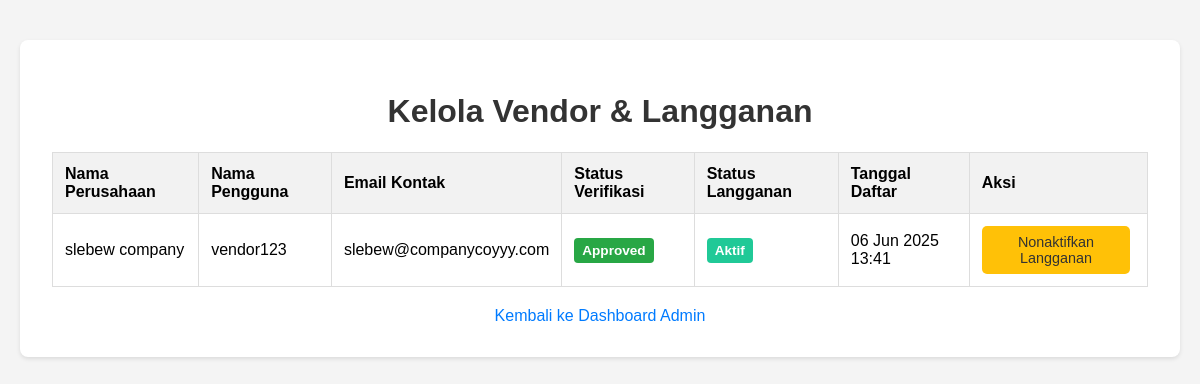
The page /admin_vendor_verification.php (signed in) on the database its author committed.
### tables this page shows
CREATE TABLE `vendor_profiles` (
  `id` int(11) NOT NULL,
  `user_id` int(11) NOT NULL,
  `company_name` varchar(255) NOT NULL,
  `description` text DEFAULT NULL,
  `address` text NOT NULL,
  `social_media` varchar(255) DEFAULT NULL,
  `whatsapp` varchar(20) DEFAULT NULL,
  `contact_email` varchar(255) DEFAULT NULL,
  `is_subscribed` tinyint(1) DEFAULT 0,
  `services` text NOT NULL,
  `status` enum('pending','approved','rejected') DEFAULT 'pending',
  `admin_notes` text DEFAULT NULL,
  `created_at` timestamp NOT NULL DEFAULT current_timestamp(),
  `updated_at` timestamp NOT NULL DEFAULT current_timestamp() ON UPDATE current_timestamp()
);

CREATE TABLE `users` (
  `id` int(11) NOT NULL,
  `username` varchar(50) NOT NULL,
  `email` varchar(100) NOT NULL,
  `password` varchar(255) NOT NULL,
  `role` enum('user','admin','vendor') NOT NULL DEFAULT 'user',
  `status` varchar(50) DEFAULT 'active',
  `created_at` datetime DEFAULT current_timestamp(),
  `last_login` datetime DEFAULT NULL,
  `total_dana_terkumpul` decimal(15,2) DEFAULT 0.00
);

### admin_vendor_verification.php (the view, shortened to what this page needs)
<?php
$database = new Database();
$pdo = $database->getConnection();
$stmt = $pdo->prepare("
    SELECT vp.*, u.username
    FROM vendor_profiles vp
    JOIN users u ON vp.user_id = u.id
    ORDER BY vp.created_at DESC
");
$stmt->execute();
$vendor_profiles = $stmt->fetchAll(PDO::FETCH_ASSOC);
?>
<!DOCTYPE html>
<html lang="id">
<head>
</head>
<body>
    <div class="container">
        <h1>Kelola Vendor & Langganan</h1>
        <table>
            <thead>
                <tr>
                    <th>Nama Perusahaan</th>
                    <th>Nama Pengguna</th>
                    <th>Email Kontak</th>
                    <th>Status Verifikasi</th>
                    <th>Status Langganan</th>
                    <th>Tanggal Daftar</th>
                    <th>Aksi</th>
                </tr>
            </thead>
            <tbody>
                <?php if (count($vendor_profiles) > 0): ?>
                    <?php foreach ($vendor_profiles as $vendor): ?>
                        <tr>
                            <td><?php echo htmlspecialchars($vendor['company_name']); ?></td>
                            <td><?php echo htmlspecialchars($vendor['username']); ?></td>
                            <td><?php echo htmlspecialchars($vendor['contact_email']); ?></td>
                            <td>
                                <span class="status-badge <?php echo htmlspecialchars($vendor['status']); ?>">
                                    <?php echo ucfirst(htmlspecialchars($vendor['status'])); ?>
                                </span>
                            </td>
                            <td>
                                <span class="status-badge <?php echo $vendor['is_subscribed'] ? 'subscribed' : 'not-subscribed'; ?>">
                                    <?php echo $vendor['is_subscribed'] ? 'Aktif' : 'Tidak Aktif'; ?>
                                </span>
                            </td>
                            <td><?php echo date('d M Y H:i', strtotime($vendor['created_at'])); ?></td>
                            <td class="actions">
                                <?php if ($vendor['is_subscribed']): ?>
                                    <form method="POST" style="display:inline-block;">
                                        <button type="submit" class="deactivate">Nonaktifkan Langganan</button>
                                    </form>
                                <?php endif; ?>
                            </td>
                        </tr>
                    <?php endforeach; ?>
                <?php else: ?>
                    <tr>
                        <td colspan="7">Tidak ada profil vendor yang ditemukan.</td>
                    </tr>
                <?php endif; ?>
            </tbody>
        </table>
        <a href="admin_dashboard.php" class="back-link">Kembali ke Dashboard Admin</a>
    </div>
</body>
</html>

### admin_vendor_verification.php (style rules this page uses)
body { font-family: Arial, sans-serif; margin: 0; padding: 20px; background-color: #f4f4f4; }
.container { max-width: 1200px; margin: 20px auto; background: white; padding: 2rem; border-radius: 8px; box-shadow: 0 2px 4px rgba(0,0,0,0.1); }
h1 { text-align: center; color: #333; }
table { width: 100%; border-collapse: collapse; margin-top: 20px; }
th, td { padding: 12px; border: 1px solid #ddd; text-align: left; }
th { background-color: #f2f2f2; }
.actions button, .actions a { padding: 8px 12px; border: none; border-radius: 5px; cursor: pointer; text-decoration: none; color: white; font-size: 0.9em; margin-right: 5px; }
.actions .deactivate { background-color: #ffc107; color: #333; }
.status-badge { padding: 5px 8px; border-radius: 4px; font-size: 0.85em; font-weight: bold; }
.status-badge.approved { background-color: #28a745; color: white; }
.status-badge.subscribed { background-color: #20c997; color: white; }
.back-link { display: block; margin-top: 20px; text-align: center; text-decoration: none; color: #007bff; }

### rows shown on the page
vendor_profiles: company_name "slebew company", user.username "vendor123", contact_email "slebew@companycoyyy.com", status "Approved", is_subscribed "Aktif", created_at "06 Jun 2025 13:41"
